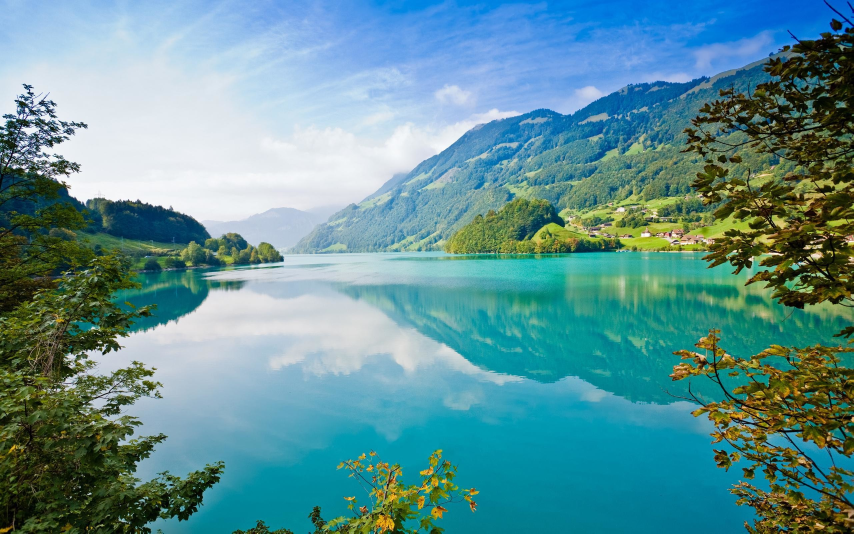
#> input picture Python/MyPhoto.jpg, 2560 x 1600 px (shown at 1/3 size)
$ python text.py
#> lines starting #> are read from the running program, lines starting #| are printed output that depends on the picture

import cv2
my_photo = cv2.imread('MyPhoto.jpg')
#> my_photo is the input picture: shape (1600, 2560, 3); mean B, G, R 150.2, 145.5, 94.9
cv2.imshow('MyPhoto', my_photo)

#Подготовим новые размеры
final_wide = 200
r = float(final_wide) / my_photo.shape[1]
#> r = 0.0781
dim = (final_wide, int(my_photo.shape[0] * r))
#> dim = (200, 125)

# уменьшаем изображение до подготовленных размеров
resized = cv2.resize(my_photo, dim, interpolation = cv2.INTER_AREA)
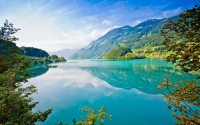
#> resized: shape (125, 200, 3); mean B, G, R 150.2, 145.5, 94.9
cv2.imshow("Resized image", resized)
cv2.waitKey(0)

cv2.destroyAllWindows()
